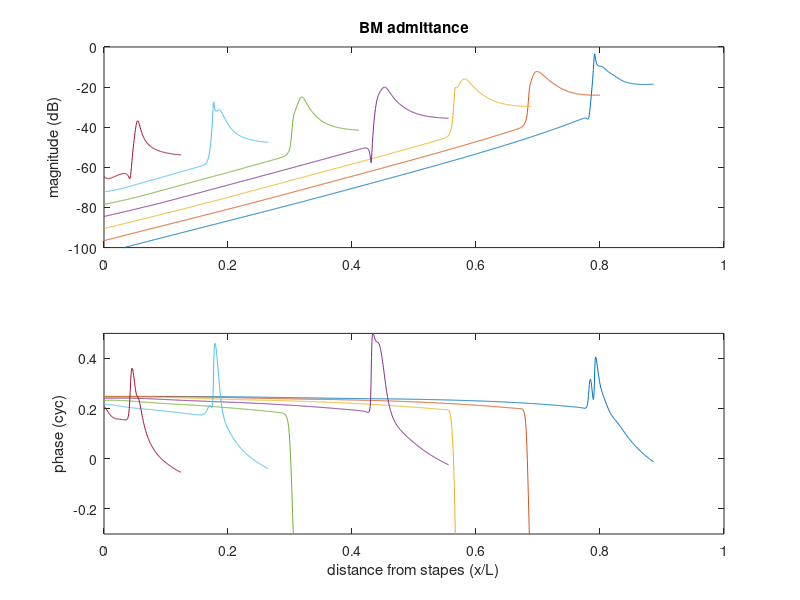
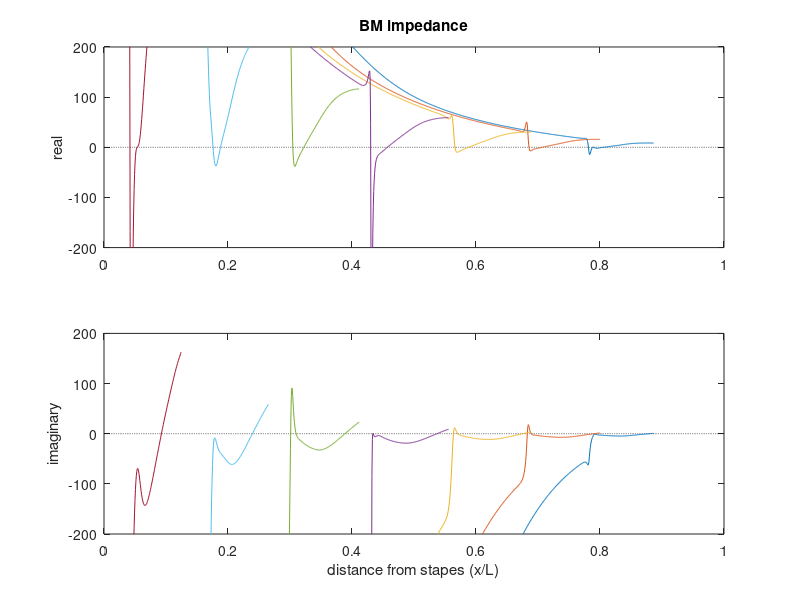
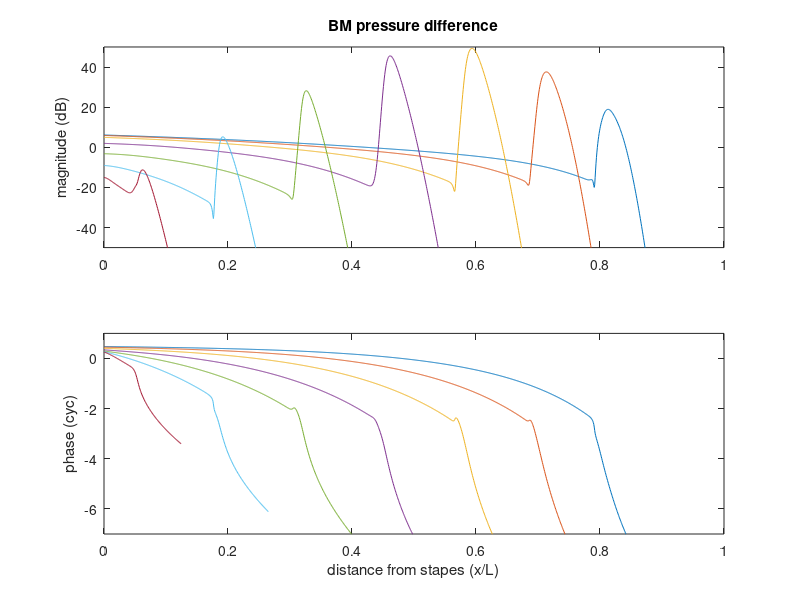
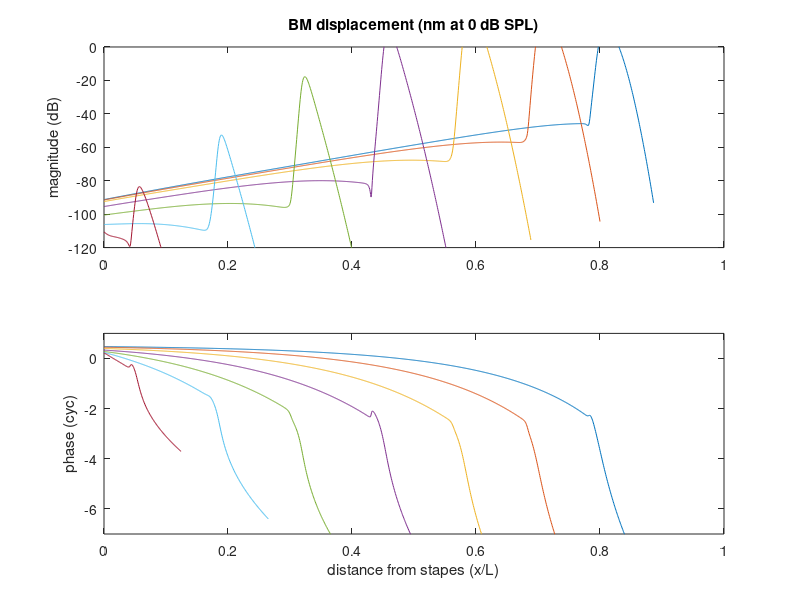

MATLAB code to generate these figures, in order: (Note: this script raises an error after producing the figures.)
% parfit24.m - fit multi-chamber model parameters to AN threshold
function parfit24
nch=3; % number of chambers
%
% compute multi-chamber cochlear model
pa=modpar24(nch);
flst=500*2.^(-1:5);      % frequency list 1
pk=pk_tgt(flst);
fprintf('nch=%d err=%.4g\n',nch,get_err(pa,flst,pk));
[xx,Yb,Pd,Db,Dh,Zc,Gf]=fdmod23(pa,flst);
fdm_plt(flst,xx,Yb,Pd,Db,Dh,pa.hbt,pk,nch);
Ze=midear_imp(pa,flst,Zc);
midear_plt(8,flst,Dh,Zc,Gf,Ze);
%pa=fitpar24(pa,flst,pk,2); % apex
%pa=fitpar24(pa,flst,pk,1); % base
%fdm_plt(flst,xx,Yb,Pd,Db,Dh,pa.hbt,pk,nch);
%pa=fitpar24(pa,flst,pk,3); % chamber size
%pa=fitpar24(pa,flst,pk,4); % fp-map taper
for k=1:200
    % fit model parameters to data
    pa=fitpar24(pa,flst,pk,0); % partition impedance
    % compute frequency-domain cochlear model
    [xx,Yb,Pd,Db,Dh,Zc]=fdmod23(pa,flst);
    % plot model results
    fdm_plt(flst,xx,Yb,Pd,Db,Dh,pa.hbt,pk,nch);
    Ze=midear_imp(pa,flst,Zc);
    midear_plt(8,flst,Dh,Zc,Gf,Ze);
end
end

%------------------------------------------------

function fdm_plt(flst,xx,Yp,Pd,Db,Dh,hbt,pk,m)
if (m<1) return; end
Zp=1./Yp;
Hh=Dh./Db;
ff=flst/250;
Vh=Dh.*repmat(ff,size(Dh,1),1);
mpxplt(1,xx,Yp,[-100    0],[ -0.3  0.5],'BM admittance');
rixplt(2,xx,Zp,[-200  200],[-200   200],'BM impedance');
mpxplt(3,xx,Pd,[ -50   50],[-7     1  ],'BM pressure difference');
mpxplt(4,xx,Db,[-120    0],[-7     1  ],'BM displacement (nm at 0 dB SPL)');
mpxplt(5,xx,Dh,[-120    0],[-7     1  ],'HB displacement (nm at 0 dB SPL)');
mpxplt(6,xx,Hh,[ -35   15],[-0.3   0.3],'HB/BM filter (dB)');
excpat(7,xx,Vh,[-120    0],[-7     1  ],'HB velocity',hbt,flst,pk);
drawnow
end

function mpxplt(fig,xx,yy,dblim,phlim,lab)
mg=20*log10(abs(yy));
ph=angle(yy);
[nx,nf]=size(yy);
for k=1:nf
    phk=unwrap(ph(:,k))/(2*pi);
    phr=max(phk)-min(phk);
    if (phr<1.01)
        phc=round((max(phk)+min(phk))/2);
        phk=phk-phc;
    end
    ph(:,k)=phk;
end
ph=ph-repmat(round(ph(2,:)),nx,1);
figure(fig);clf;
subplot(211)
reset_color_index
plot(xx,mg)
axis([0 1 dblim])
title(lab)
ylabel('magnitude (dB)');
subplot(212)
reset_color_index
plot(xx,ph)
axis([0 1 phlim]);
xlabel('distance from stapes (x/L)');
ylabel('phase (cyc)');
return
end

function rixplt(fig,xx,yy,rlim,ilim,lab)
z=zeros(size(xx));
rp=real(yy);
ip=imag(yy);
ip(isnan(rp))=nan;
figure(fig);clf;
subplot(211)
reset_color_index
plot(xx,z,':k',xx,rp)
axis([0 1 rlim])
title(lab)
ylabel('real');
subplot(212)
reset_color_index
plot(xx,z,':k',xx,ip)
axis([0 1 ilim]);
xlabel('distance from stapes (x/L)');
ylabel('imaginary');
return
end

function excpat(fig,xx,Dh,dblim,phlim,lab,hbt,~,pk)
xpk=pk(1,:);
mpk=pk(2,:);
ppk=pk(3,:);
tpi=2*pi;
[nx,nf]=size(Dh);
db1=20*log10(abs(Dh))-hbt;
ph1=unwrap(angle(Dh))/tpi;
ph1(db1>120)=nan;
ph1=ph1-repmat(round(ph1(2,:)),nx,1);
% find peaks
kk=1:(nx-1);
hbxpk=zeros(1,nf);
hbmpk=zeros(1,nf);
hbppk=zeros(1,nf);
for k=1:length(xpk)
    [~,ix]=max(db1(kk,k));
    hbxpk(k)=(ix-1)/(nx-1);
    hbmpk(k)=db1(ix,k);
    hbppk(k)=ph1(ix,k);
end
% plot
figure(fig);clf;
subplot(211);
reset_color_index
plot(xx,db1,xpk,mpk,'o',hbxpk,hbmpk,'k.')
ax=gca;ax.ColorOrderIndex=1;
axis([0 1 dblim])
ylabel('magnitude (dB)')
title(lab);
subplot(212)
reset_color_index
plot(xx,ph1,xpk,ppk,'o',hbxpk,hbppk,'k.')
axis([0 1 phlim])
xlabel('x/L')
ylabel('phase (cyc)')
%write_data('moh24px.txt',[xpk' mpk' ppk']);
%write_data('moh24ep.txt',[xx db1 ph1]);
end

%------------------------------------------------

function p=f2p(f,a,b,c,xl) % kHz -> mm
p = (1 - (log10((f / a) + c) / b) / 100) * xl;
end % return

%------------------------------------------------

function reset_color_index
if (~isoctave)
    ax=gca();
    set(ax,'ColorOrderIndex',1);
end
end % return

function o = isoctave
o = exist('OCTAVE_VERSION', 'builtin');
end % return

function r=roundd(x,d)
s=10^d;
r=round(x*s)/s;
end % return

%------------------------------------------------

function midear_plt(fig,f,Dh,Zc,Gf,Ze)
if (fig==0) return; end
% Ze - middle-ear impedance (Hajicek 2024, ARO)
% Gf - middle-ear forward gain (Puria 2003, JASA)
% Zc - cochlea input impedance (Puria 2003, JASA)
ef=[0.1 0.2 0.5 1 2 5 10];                      % (kHz)
emZe=10^7*[22.8 13.3 6.5 4.8 4.1 4.0 4.9];      % (mks ohm)
emZc=1e9*[8.36 6.28 9.936 10.7 15.7 22.6 19.8]; % (mks ohm)
emGf=[-5.63 -2.77 11.0 16.6 11.7 0.25 -10.7];   % (dB)
%
fk=f/1000;
Zc=Zc*10^5;       % convert ftom cgs to mks
Ze=Ze*10^5;       % convert ftom cgs to mks
if (nargout<1)
    % plot
    figure(fig);clf
    subplot(2,2,1)
    loglog(fk,abs(Ze),'b',ef,emZe,'r');
    xlim([0.1 20])
    ylim([10^7 10^9])
    ylabel('Ze (mks ohm)')
    title('middle-ear impedance')
    subplot(2,2,2)
    loglog(fk,abs(Zc),'b',ef,emZc,'r');
    xlim([0.1 20])
    ylim([10^9 10^11])
    ylabel('Zc (mks ohm)')
    title('cochlea impedance')
    subplot(2,2,3)
    dbGf=20*log10(abs(Gf));
    semilogx(fk,dbGf,'b',ef,emGf,'r');
    xlim([0.1 20])
    ylim([-40 40])
    xlabel('frequency (Hz)')
    ylabel('Ps / Pe (dB)')
    title('middle-ear gain')
    [nx,nf]=size(Dh);
    if (nx>1)
        subplot(2,2,4)
        xl=35;
        fr=logspace(-1,log10(20),100);
        cp=f2p(fr,0.2,0.021,0.99,xl);
        xp=zeros(size(fk));
        for k=1:nf
            dh=abs(Dh(:,k));
            [~,ix]=max(dh);
            xp(k)=xl*(ix-1)/(nx-1);
        end
        semilogx(fk,xp,'b',fr,cp,'r');
        xlim([0.1 20])
        ylim([0 35])
        xlabel('frequency (Hz)')
        ylabel('place (mm)')
        title('frequency-place map')
    end
    drawnow
end
end

function Ze=midear_imp(pa,f,Zc)
s=2i*pi*f;
ast=pa.ast;
ama=pa.ama;
aed=pa.aed;
gme=pa.gme;
Zma=s*pa.mma+pa.rma+pa.kma./s;
Zim=pa.rim+pa.kim./s;
Zst=s*pa.mst+pa.rst+pa.kst./s;
Zed=s*pa.med+pa.red+pa.ked./s;
Zii=1./(1./Zim+1./(Zst+ast*Zc));
Zmi=Zma+gme*Zii;
Ze=1./(1./(ama*Zmi)+1./(aed*Zed));
end

%------------------------------------------------

function pk=pk_tgt(flst)
fpk=500*2.^(-1:5); % 250 500 1000 2000 4000 8000 16000
xpk= [ 0.81  0.71  0.59  0.47  0.33  0.19  0.05];
mpk=-[18.20  9.70  8.80 15.00 12.30 19.10 59.10];
ppk=-[ 3.20  3.65  3.83  3.74  3.37  2.60  1.10];
xpk=interp1(fpk,xpk,flst);
mpk=interp1(fpk,mpk,flst);
ppk=interp1(fpk,ppk,flst);
% specify Zc targets
emZc=1e4*[8.36 6.28 9.936 10.7 15.7 22.6 19.8]; % (cgs ohm)
zpk=interp1(500*2.^(-1:5),emZc,flst);
pk=[xpk;mpk;ppk;zpk];
end

function err=get_err(pa,flst,pk)
if (pa.m<1) err=0; return; end
pv=getpar(pa);
% fit parameters to reference data
err=refdev(pv,pa,flst,pk,0);
prnpar(pa,'fdm24par.ini');
end

%--------------------------------------------------------------

function pa=fitpar24(pa,flst,pk,ot)
mxev=120;
if (ot==0)
    pv=getpar(pa);
    mxev=960;
elseif (ot==1)
    pv=getparme(pa);
elseif (ot==2)
    pv(1)=pa.khe;
    pv(2)=pa.rhe;
    pv(3)=pa.mhe;
elseif (ot==3)
    pv=pa.chsz(1:2);
elseif (ot==4)
    pv=pa.xtap;
else
    error('ot=%d not implemented',ot)
end
% fit parameters to reference data
e1=get_err(pa,flst,pk);
op=optimset('MaxFunEvals',mxev);
pv=fminsearch(@(pv) refdev(pv,pa,flst,pk,ot),pv,op);
if (ot==0)
    pa=setpar(pa,pv);
    prnpar(pa,'fdm24par.txt');
elseif (ot==1)
    pa=setparme(pa,pv);
    prnparme(pa);
elseif (ot==2)
    pa.khe=pv(1);
    pa.rhe=pv(2);
    pa.mhe=pv(3);
    fprintf('pa.khe=%.4g; pa.rhe=%.4g; pa.mhe=%.5f; %% ',pv)
elseif (ot==3)
    pa.chsz(1:2)=pv;
    pa.chsz=pa.chsz*(2/sum(pa.chsz));
    fprintf('pa.chsz=[%6.4f %6.4f %6.4f]; %% ',pa.chsz)
elseif (ot==4)
    pa.xtap=pv;
    fprintf('pa.xtap=%6.4f; %% ',pa.xtap)
end
e2=get_err(pa,flst,pk);
fprintf('err=%.4g %.4g\n',e1,e2)
end

function err=refdev(pv,pa,flst,pk,ot)
ipk=1+round(pk(1,:)*(pa.n-1));
Dt =pk(2,:);
Pt =pk(3,:);
Zt =pk(4,:);
err=0;
if (ot==0)
    no=10; ne=10; nq=10;
    io=1:no; ie=(1:ne)+no; iq=(1:nq)+(no+ne);  % pv indices
    mnpv=min(pv(io));
    if (mnpv<2e-6) err=1e9; return; end % minimum mass
    err=err+mean(abs(pv(ie)))*8;        % minimize linear exponents
    err=err+mean(abs(pv(iq)))*8;        % minimize quadratic exponents
    pa=setpar(pa,pv);
    if (pa.gpo>1) err=err+pa.gpo*100; end % limit partition gain < 1
elseif (ot==1)
    pv=getparme(pa);
elseif (ot==2)
    pv(1)=pa.khe;
    pv(2)=pa.rhe;
    pv(3)=pa.mhe;
elseif (ot==3)
    pa.chsz(1:2)=pv;
    pa.chsz=pa.chsz*(2/sum(pa.chsz));
elseif (ot==4)
    pa.xtap=pv;
end
% compute fdm
[~,~,Pd,~,Dh,Zc]=fdmod23(pa,flst);
D1=20*log10(abs(Dh));
[~,nf]=size(D1);
notch1=max(diff(log(abs(Pd)),2));
notch2=max(diff(log(abs(Dh)),2));
ff=20*log10(flst/250)-pa.hbt;
err=err*nf;
for k=1:nf
    ii=D1(:,k)>-950;                        % include all non-zero D1
    if (sum(ii)==0) err=1e6; return; end
    [~,ix]=max(D1(ii,k));                   % find CP
    ph=unwrap(angle(Dh(ii,k)))/(2*pi);      % unwrap phase
    mmx=D1(ix,k)+ff(k);                     % find magnitude peak
    pmx=ph(ix);                             % find phase peak
    dph=diff(ph);
    dpp=dph(dph>0);
    if (~isempty(dpp)) err=err+mean(dpp)*4e4;  end % check phase slope
    err=err+notch1(k)*80;                   % Pd notch
    err=err+notch2(k)*80;                   % Dh notch
    err=err+abs(mmx-Dt(k))*8;               % peak
    err=err+abs(pmx-Pt(k))*2;               % phase
    err=err+abs((ix-ipk(k)))*8;             % fp-map
    % Zc comparison
    zdv=abs(log(Zc(k)/Zt(k)));
    err=err+zdv*8;
end
err=err/nf;
end

%--------------------------------------------------------------

function pv=getpar(pa)
k=0;
k=k+1;pv(k)=pa.k1o;
k=k+1;pv(k)=pa.r1o;
k=k+1;pv(k)=pa.m1o;
k=k+1;pv(k)=pa.k2o;
k=k+1;pv(k)=pa.r2o;
k=k+1;pv(k)=pa.m2o;
k=k+1;pv(k)=pa.k3o;
k=k+1;pv(k)=pa.r3o;
k=k+1;pv(k)=pa.k4o;
k=k+1;pv(k)=pa.gpo;
k=k+1;pv(k)=pa.aco;
k=k+1;pv(k)=pa.bwo;
k=k+1;pv(k)=pa.k1e;
k=k+1;pv(k)=pa.r1e;
k=k+1;pv(k)=pa.m1e;
k=k+1;pv(k)=pa.k2e;
k=k+1;pv(k)=pa.r2e;
k=k+1;pv(k)=pa.m2e;
k=k+1;pv(k)=pa.k3e;
k=k+1;pv(k)=pa.r3e;
k=k+1;pv(k)=pa.k4e;
k=k+1;pv(k)=pa.gpe;
k=k+1;pv(k)=pa.ace;
k=k+1;pv(k)=pa.bwe;
k=k+1;pv(k)=pa.k1q;
k=k+1;pv(k)=pa.r1q;
k=k+1;pv(k)=pa.m1q;
k=k+1;pv(k)=pa.k2q;
k=k+1;pv(k)=pa.r2q;
k=k+1;pv(k)=pa.m2q;
k=k+1;pv(k)=pa.k3q;
k=k+1;pv(k)=pa.r3q;
k=k+1;pv(k)=pa.k4q;
k=k+1;pv(k)=pa.gpq;
k=k+1;pv(k)=pa.acq;
k=k+1;pv(k)=pa.bwq;
end

function pa=setpar(pa,pv)
k=0;
k=k+1;pa.k1o=exp(roundd(log(pv(k)),6));
k=k+1;pa.r1o=exp(roundd(log(pv(k)),6));
k=k+1;pa.m1o=exp(roundd(log(pv(k)),6));
k=k+1;pa.k2o=exp(roundd(log(pv(k)),6));
k=k+1;pa.r2o=exp(roundd(log(pv(k)),6));
k=k+1;pa.m2o=exp(roundd(log(pv(k)),6));
k=k+1;pa.k3o=exp(roundd(log(pv(k)),6));
k=k+1;pa.r3o=exp(roundd(log(pv(k)),6));
k=k+1;pa.k4o=exp(roundd(log(pv(k)),6));
k=k+1;pa.gpo=exp(roundd(log(pv(k)),6));
k=k+1;pa.aco=exp(roundd(log(pv(k)),6));
k=k+1;pa.bwo=exp(roundd(log(pv(k)),6));
k=k+1;pa.k1e=roundd(pv(k),4);
k=k+1;pa.r1e=roundd(pv(k),4);
k=k+1;pa.m1e=roundd(pv(k),4);
k=k+1;pa.k2e=roundd(pv(k),4);
k=k+1;pa.r2e=roundd(pv(k),4);
k=k+1;pa.m2e=roundd(pv(k),4);
k=k+1;pa.k3e=roundd(pv(k),4);
k=k+1;pa.r3e=roundd(pv(k),4);
k=k+1;pa.k4e=roundd(pv(k),4);
k=k+1;pa.gpe=roundd(pv(k),4);
k=k+1;pa.ace=roundd(pv(k),4);
k=k+1;pa.bwe=roundd(pv(k),4);
k=k+1;pa.k1q=roundd(pv(k),6);
k=k+1;pa.r1q=roundd(pv(k),6);
k=k+1;pa.m1q=roundd(pv(k),6);
k=k+1;pa.k2q=roundd(pv(k),6);
k=k+1;pa.r2q=roundd(pv(k),6);
k=k+1;pa.m2q=roundd(pv(k),6);
k=k+1;pa.k3q=roundd(pv(k),6);
k=k+1;pa.r3q=roundd(pv(k),6);
k=k+1;pa.k4q=roundd(pv(k),6);
k=k+1;pa.gpq=roundd(pv(k),6);
k=k+1;pa.acq=roundd(pv(k),6);
k=k+1;pa.bwq=roundd(pv(k),6);
end

function prnpar(pa,fn)
fp=fopen(fn,'wt');
fprintf(fp,'pa.k1o=%11.6g; pa.k1e=%7.4f; pa.k1q=%9.6f;\n',pa.k1o,pa.k1e,pa.k1q);
fprintf(fp,'pa.r1o=%11.6g; pa.r1e=%7.4f; pa.r1q=%9.6f;\n',pa.r1o,pa.r1e,pa.r1q);
fprintf(fp,'pa.m1o=%11.6g; pa.m1e=%7.4f; pa.m1q=%9.6f;\n',pa.m1o,pa.m1e,pa.m1q);
fprintf(fp,'pa.k2o=%11.6g; pa.k2e=%7.4f; pa.k2q=%9.6f;\n',pa.k2o,pa.k2e,pa.k2q);
fprintf(fp,'pa.r2o=%11.6g; pa.r2e=%7.4f; pa.r2q=%9.6f;\n',pa.r2o,pa.r2e,pa.r2q);
fprintf(fp,'pa.m2o=%11.6g; pa.m2e=%7.4f; pa.m2q=%9.6f;\n',pa.m2o,pa.m2e,pa.m2q);
fprintf(fp,'pa.k3o=%11.6g; pa.k3e=%7.4f; pa.k3q=%9.6f;\n',pa.k3o,pa.k3e,pa.k3q);
fprintf(fp,'pa.r3o=%11.6g; pa.r3e=%7.4f; pa.r3q=%9.6f;\n',pa.r3o,pa.r3e,pa.r3q);
fprintf(fp,'pa.k4o=%11.6g; pa.k4e=%7.4f; pa.k4q=%9.6f;\n',pa.k4o,pa.k4e,pa.k4q);
fprintf(fp,'pa.r4o=%11.6g; pa.r4e=%7.4f; pa.r4q=%9.6f;\n',pa.r4o,pa.r4e,pa.r4q);
fprintf(fp,'pa.gpo=%11.6g; pa.gpe=%7.4f; pa.gpq=%9.6f;\n',pa.gpo,pa.gpe,pa.gpq);
fprintf(fp,'pa.aco=%11.6g; pa.ace=%7.4f; pa.acq=%9.6f;\n',pa.aco,pa.ace,pa.acq);
fprintf(fp,'pa.bwo=%11.6g; pa.bwe=%7.4f; pa.bwq=%9.6f;\n',pa.bwo,pa.bwe,pa.bwq);
fclose(fp);
end

%--------------------------------------------------------------

function pv=getparme(pa)
k=0;
k=k+1;pv(k)=pa.kma;
k=k+1;pv(k)=pa.rma;
k=k+1;pv(k)=pa.mma;
%k=k+1;pv(k)=pa.ked;
%k=k+1;pv(k)=pa.red;
%k=k+1;pv(k)=pa.med;
k=k+1;pv(k)=pa.kst;
k=k+1;pv(k)=pa.rst;
k=k+1;pv(k)=pa.mst;
k=k+1;pv(k)=pa.kim;
k=k+1;pv(k)=pa.rim;
end

function pa=setparme(pa,pv)
k=0;
k=k+1;pa.kme=exp(roundd(log(pv(k)),6));
k=k+1;pa.rme=exp(roundd(log(pv(k)),6));
k=k+1;pa.mme=exp(roundd(log(pv(k)),6));
%k=k+1;pa.ked=exp(roundd(log(pv(k)),6));
%k=k+1;pa.red=exp(roundd(log(pv(k)),6));
%k=k+1;pa.med=exp(roundd(log(pv(k)),6));
k=k+1;pa.kst=exp(roundd(log(pv(k)),6));
k=k+1;pa.rst=exp(roundd(log(pv(k)),6));
k=k+1;pa.mst=exp(roundd(log(pv(k)),6));
k=k+1;pa.kim=exp(roundd(log(pv(k)),6));
k=k+1;pa.rim=exp(roundd(log(pv(k)),6));
end

function prnparme(pa)
fprintf('pa.kma=%.6g;  ',pa.kma);
fprintf('pa.rma=%.6g;  ',pa.rma);
fprintf('pa.mma=%.6g;\n',pa.mma);
fprintf('pa.ked=%.6g;  ',pa.ked);
fprintf('pa.red=%.6g;  ',pa.red);
fprintf('pa.med=%.6g;\n',pa.med);
fprintf('pa.kst=%.6g;  ',pa.kst);
fprintf('pa.rst=%.6g;  ',pa.rst);
fprintf('pa.mst=%.6g;\n',pa.mst);
fprintf('pa.kim=%.6g;  ',pa.kim);
fprintf('pa.rim=%.6g; %% ',pa.rim);
end

%==============================================================

function [xx,Yb,Pd,Db,Dh,Zc,Gf]=fdmod23(pa,flst)
if (pa.m<1)
    xx=linspace(0,1,pa.n);
    Yb=xx;Pd=xx;Db=xx;Dh=xx;
    s=2i*pi*flst;
    Zc=pa.rco+pa.mco*s;
    ast=pa.ast;
    ama=pa.ama;
    gme=pa.gme;
    Zma=s*pa.mma+pa.rma+pa.kma./s;
    Zim=pa.rim+pa.kim./s;
    Zst=s*pa.mst+pa.rst+pa.kst./s;
    Gf=(ama*Zc)./(gme*(Zst+ast*Zc)+Zma.*(Zst+ast*Zc+Zim)./(gme*Zim));
    return;
end
L=pa.xl;
N=pa.n;
ast=pa.ast;
nf=length(flst);
dx=L/(N-1);
nc=length(pa.chsz);
Yb=zeros(N,nf);
Pd=zeros(N,nf);
Db=zeros(N,nf);
Dh=zeros(N,nf);
Zc=zeros(1,nf);
% loop over frequencies
for k=1:nf
    f=flst(k);
    s=2i*pi*f;
    srd=s*pa.rho*dx;
    [a,q,x,y,D]=mxfill(f,pa);    % initialize arrays
    p=mxsolve(a,q);
    [pd,yb,dd]=p_dif(p,y,f,D);
    [pd,yb,dd]=p_nan(pd,yb,dd);  % restrict plotting range
    Pd(:,k)=pd;
    Yb(:,k)=yb;
    Db(:,k)=dd(:,1);
    Dh(:,k)=dd(:,2);
    Vs=(p(nc,2)-p(nc,1))/srd;    % stapes linear velocity
    Zc(k)=p(nc,1)/(ast*Vs);      % cochlear impedance
end
xx=x/pa.xl;
Gf=Pd(1,:);
end

%--------------------------------------------------------------

function [a,q,x,y,D]=mxfill(f,pa)
% local parameter values
chsz=pa.chsz;
chsz=chsz*(2/sum(chsz)); % normalize channel sizes;
n=pa.n;
xl=pa.xl; rho=pa.rho; g=pa.gam;
% useful constructs
s=2i*pi*f;
dx=xl/(n-1);
srd=s*rho*dx;
% compute admittance for all x
x=transpose(linspace(0,xl,n));
[z1,z2,zh,za,ac,gh,bw]=imped(x,s,pa);
m=length(pa.chsz);
A=zeros(n,m);
Y=zeros(n,m,m);
a=zeros(3,m,m,n);
y=zeros(n,m,m);
% initialize apex
Zh=pa.khe/s+pa.rhe+pa.mhe*s;
z1(n)=Zh;z2(n)=1e-6;zh(n)=1e-6;za(n)=0;
% initialize partition admittance
zg=g*za;
zk=zeros(m,m);
if (m==1)
    D=1;                            % select PD
    B=2;                            % basal BC
elseif (m==2)
    D=[1 -1;0 0];                   % select PD
    B=[-1;1];                       % basal BC
elseif (m==3)
    D=[1 0 -1;0 -1 1; 0 0 0];       % select PD
    B=[-1;0;1];                     % basal BC
end
for k=1:n
    A(k,:)=ac(k)*chsz;
    if (m==1)
        hh=z2(k)/(z2(k)+zh(k));
        zk(1)=z1(k)+(gh(k)*zh(k)-zg(k))*hh;
    elseif (m==2)
        hh=z2(k)/(z2(k)+zh(k));
        zk(1,1)=z1(k)+(gh(k)*zh(k)-zg(k))*hh;
    elseif (m==3)
        zk(1,1:2)=[z1(k)  gh(k)*zh(k)-zg(k)]; 
        zk(2,1:2)=[-z2(k)  (zh(k)+z2(k))];
    end
    zk(m,:)=1; % conserve fluid volume
    Y(k,:,:)=zk\D;
    if (m==1)
        y(k,1,1)=1/zk(1,1);   % select Ybm 
        y(k,2,:)=hh*y(k,1,:); % select Yhb
    elseif (m==2)
        y(k,1,1)=1/zk(1,1);   % select Ybm 
        y(k,2,:)=hh*y(k,1,:); % select Yhb
    elseif (m==3)
        y(k,:,:)=inv(zk);     % select Ybm & Yhb
    end
end
% initialize block-tridiagonal matrix a
for k=2:(n-1)
    A0=diag(A(k,:));
    A1=diag(A(k+1,:));
    yr=bw(k)*dx*squeeze(Y(k,:,:));
    a(1,:,:,k)=-A0;
    a(2,:,:,k)=A0+A1+srd*yr;
    a(3,:,:,k)=-A1;
end
% fill matrix
A1=2*diag(A(1,:));
A2=-A1;
An=diag(A(n,:));
a(1,:,:,1)=zeros(m,m);
a(2,:,:,1)=A1;
a(3,:,:,1)=A2;
a(1,:,:,n)=-An;
a(2,:,:,n)=An;
a(3,:,:,n)=zeros(m,m);
% middle-ear boundary conditions
[alfx,qst]=midear(f,pa);
alfx=alfx*1e-7;
a(2,:,:,1)=A1*(1+alfx);
a(3,:,:,1)=A2*( -alfx);
% initialize q
q=zeros(m,n);
q(:,1)=qst*B;
end % return

function [z1,z2,z3,z4,ac,gh,bw]=imped(x,s,pa)
x=x.*(1+(pa.xtap*x).^pa.xtex);
q=x.^2;
k1=pa.k1o*exp(pa.k1e*x+pa.k1q*q);
r1=pa.r1o*exp(pa.r1e*x+pa.r1q*q);
m1=pa.m1o*exp(pa.m1e*x+pa.m1q*q);
k2=pa.k2o*exp(pa.k2e*x+pa.k2q*q);
r2=pa.r2o*exp(pa.r2e*x+pa.r2q*q);
m2=pa.m2o*exp(pa.m2e*x+pa.m2q*q);
k3=pa.k3o*exp(pa.k3e*x+pa.k3q*q);
r3=pa.r3o*exp(pa.r3e*x+pa.r3q*q);
k4=pa.k4o*exp(pa.k4e*x+pa.k4q*q);
r4=pa.r4o*exp(pa.r4e*x+pa.r4q*q);
z1=k1/s+r1+m1*s;
z2=k2/s+r2+m2*s;
z3=k3/s+r3;
z4=k4/s+r4;
ac=pa.aco*exp(pa.ace*x+pa.acq*q);
gh=pa.gpo*exp(pa.gpe*x+pa.gpq*q);
bw=pa.bwo*exp(pa.bwe*x+pa.bwq*q);
end

function [alfx,qst]=midear(f,pa)
% middle-ear impedances
s=2i*pi*f(:);
dx=pa.xl/(pa.n-1);
srd=s*pa.rho*dx;
ast=pa.ast;
ama=pa.ama;
gme=pa.gme;
if(pa.nmev==1)
    Zme=pa.mme*s+pa.rme+pa.kme./s;
    alfx=(Zme)./(srd*ast);
    qst =(ama/gme)/ast;
else
    Zma=s*pa.mma+pa.rma+pa.kma./s;
    Zim=pa.rim+pa.kim./s;
    Zst=s*pa.mst+pa.rst+pa.kst./s;
    gim=Zim./(Zma+pa.gme^2*Zim);
    alfx=(Zst+Zma.*gim)/(srd*ast)/1000; % <-- why ??
    qst =(ama*gme*gim)/50; % <-- why ??
end
end

function p=mxsolve(a,q)
% solve tri-diagnonal block matrix equation
n=length(q);
% work down from top
b=squeeze(a(2,:,:,1));
a(3,:,:,1)=b\squeeze(a(3,:,:,1));
q(:,1)=b\q(:,1);
for k=2:n
   c=squeeze(a(1,:,:,k))*squeeze(a(3,:,:,k-1));
   p=squeeze(a(1,:,:,k))*q(:,k-1);
   b=squeeze(a(2,:,:,k))-c;
   a(3,:,:,k)=b\squeeze(a(3,:,:,k));
   q(:,k)=b\(q(:,k)-p);   
end
% work up from bottom
for k=(n-1):-1:1
   q(:,k)=q(:,k)-squeeze(a(3,:,:,k))*q(:,k+1);
end
p=q;
end

function [pd,yd,dd]=p_dif(p,y,f,D)
pref=2.848e-4; % dB SPL pressure reference (dyn/cm^2)
dref=1e-7;     % 1-nm displacement reference (cm)
n=size(p,2);
pd=zeros(n,1);
yd=zeros(n,1);
vd=zeros(n,2);
for k=1:n
   pk=D*p(:,k);
   yk=squeeze(y(k,:,:));
   vk=yk*pk;
   vd(k,:)=vk(1:2)*(pref/dref); % BM,HB velocity
   pd(k)=pk(1);                 % ST-SV pressure difference
   yd(k)=vk(1)/pd(k);           % BM admittance
end
dd=vd./(2i*pi*f);               % BM,HB displacement
end

function [pd,yd,dd]=p_nan(pd,yd,dd)
% use nan to restrict plotted range
n=length(pd);
for k=1:n
   if(abs(pd(k,1))<1e-4)   
      ii=k:n;
      pd(ii,:)=nan;
      yd(ii,:)=nan;
      dd(ii,:)=nan;
      break;
   end
end
end

%==============================================================

function pa=modpar24(nch)
% chamber sizes
if (nch==1)
    exit(' single-chamber model not implemented.')
elseif (nch==3)
    pa=modpar23c3;
else
    pa=par_CEL16;
end
pa.m=nch;             % number of fluid chambers
pa.xp=1;              % length of excitation pattern
end

%--------------------------------------------------------------

function pa=par_CEL16
pa.parlab='CEL16';
pa.chsz=[1 1];                 % chamber size
pa.gam = 1;                    % NDR multiplier
pa.m = 1;                      % number of points across fluid
pa.n = 1401;                   % number of points along BM
pa.xl = 3.5;                   % scala length
pa.yw = 0.1;                   % scala width
pa.zh = 0.1;                   % scala height
pa.rho = 1;                    % fluid density
pa.stgain=0.0127;              % stimulus gain (target 40 dB SPL tone)
pa.isv=[1136 1005 840 655 466 273 80]; % BM locations to save
pa.hbt=8.5; pa.xtap=0.2339; pa.xtex=6; pa.mmeq=1;
pa.khe=0.0001; pa.rhe=0.0001; pa.mhe=0.01; % err=23.21 23.21
% middle-ear parameters -------------
pa.nmev=4; pa.kme=0.1; pa.rme=400; pa.mme=0.1;
pa.acp=0.5; pa.adi=0.2; pa.aed=0.5; pa.ama=0.5; pa.ast=0.03;
pa.cep=2700;  pa.rep=29.16; pa.mevgn=1.262; pa.stim=3;
pa.mcp=0.0002; pa.rcp=0.1; pa.kcp=2200; pa.rfz=0.01;
pa.mdi=0.005;  pa.rdi=100;  pa.kdi=7.7e+06;
pa.mrw=5e-3; pa.rrw=20; pa.krw=1.5e5; pa.arw=0.0625;
pa.mco=3; pa.rco=1e5;  pa.gme=0.5;
pa.kma=3e+06;  pa.rma=8000;  pa.mma=0.85;
pa.ked=7.04632e+06;  pa.red=200;  pa.med=0.02;
pa.kst=4.66022e+06;  pa.rst=8140.1;  pa.mst=0.89833;
pa.kim=3e+08;  pa.rim=28508.7; % nch=0 nme=4
% hair-cell & neural parameters --------
pa.ihceq=4; % 4 = Neely synapse model
pa.hbnl=0; pa.hbsc=0.04; pa.hbmx=6e-9; pa.ihcv=1;
pa.ihctc=0.2e-3; pa.ihcsf=1e5; pa.nrgn=2.5e6; pa.ew=0.1;
pa.ihcex=14; pa.ihcrr=17.836; pa.ihcdr=1.2637;
pa.ldew=2; pa.ldne=140; pa.ldsc=[1.360 7.057 3.518 18.93 63.79];
%---------- partition impedance
pa.k1o=  2.394e+08; pa.k1e=-2.6655; pa.k1q= 0.000000; % CEL16
pa.r1o=      871.4; pa.r1e=-1.3937; pa.r1q= 0.000000;
pa.m1o=   0.007417; pa.m1e=-0.1884; pa.m1q= 0.000000;
pa.k2o=  3.036e+08; pa.k2e=-3.4762; pa.k2q= 0.000000;
pa.r2o=       1979; pa.r2e=-1.2466; pa.r2q= 0.000000;
pa.m2o=    0.03417; pa.m2e=-0.0828; pa.m2q= 0.000000;
pa.k3o=  3.151e+08; pa.k3e=-2.9092; pa.k3q= 0.000000;
pa.r3o=      1.049; pa.r3e= 0.1033; pa.r3q= 0.000000;
pa.k4o=  4.045e+08; pa.k4e=-2.7948; pa.k4q= 0.000000;
pa.r4o=          0; pa.r4e= 0.0000; pa.r4q= 0.000000;
pa.gpo=          1; pa.gpe= 0.0000; pa.gpq= 0.000000;
pa.aco=       0.01; pa.ace=-0.4000; pa.acq= 0.000000;
pa.bwo=       0.05; pa.bwe= 0.0000; pa.bwq= 0.000000;
end % return

%--------------------------------------------------------------

function pa=modpar23c3
pa.parlab='cel24c3';
pa.chsz=[0.9 0.1 1.0]; % err=93.36 93.36
pa.gam = 1;                    % NDR multiplier
pa.m = 1;                      % number of points across fluid
pa.n = 1401;                   % number of points along BM
pa.xl = 3.5;                   % scala length
pa.yw = 0.1;                   % scala width
pa.zh = 0.1;                   % scala height
pa.rho = 1;                    % fluid density
pa.stgain=0.0127;              % stimulus gain (target 40 dB SPL tone)
pa.isv=[1136 1005 840 655 466 273 80]; % BM locations to save
pa.hbt=33; pa.xtap=0.2339; pa.xtex=6; pa.mmeq=1;
pa.khe=0.0001; pa.rhe=0.0001; pa.mhe=0.01; % err=23.21 23.21
% middle-ear parameters -------------
pa.nmev=4; pa.kme=0.1; pa.rme=400; pa.mme=0.1;
pa.acp=0.5; pa.adi=0.2; pa.aed=0.5; pa.ama=0.5; pa.ast=0.03;
pa.cep=2700;  pa.rep=29.16; pa.mevgn=1.262; pa.stim=3;
pa.mcp=0.0002; pa.rcp=0.1; pa.kcp=2200; pa.rfz=0.01;
pa.mdi=0.005;  pa.rdi=100;  pa.kdi=7.7e+06;
pa.mrw=5e-3; pa.rrw=20; pa.krw=1.5e5; pa.arw=0.0625;
pa.mco=3; pa.rco=1e5;  pa.gme=0.5;
pa.kma=3e+06;  pa.rma=8000;  pa.mma=0.85;
pa.ked=7.04632e+06;  pa.red=200;  pa.med=0.02;
pa.kst=4.66022e+06;  pa.rst=8140.1;  pa.mst=0.89833;
pa.kim=3e+08;  pa.rim=28508.7; % nch=0 nme=4
% hair-cell & neural parameters --------
pa.ihceq=4; % 4 = Neely synapse model
pa.hbnl=0; pa.hbsc=0.04; pa.hbmx=6e-9; pa.ihcv=1;
pa.ihctc=0.2e-3; pa.ihcsf=1e5; pa.nrgn=2.5e6; pa.ew=0.1;
pa.ihcex=14; pa.ihcrr=17.836; pa.ihcdr=1.2637;
pa.ldew=2; pa.ldne=140; pa.ldsc=[1.142 8.296 4.841  8.05 34.00];
%---------- partition impedance
pa.k1o=2.41443e+08; pa.k1e=-2.7377; pa.k1q= 0.000002;
pa.r1o=    1056.85; pa.r1e=-1.3138; pa.r1q= 0.000002;
pa.m1o=  0.0074497; pa.m1e=-0.2012; pa.m1q= 0.000002;
pa.k2o=3.05082e+08; pa.k2e=-3.5063; pa.k2q= 0.000002;
pa.r2o=    1984.21; pa.r2e=-1.2479; pa.r2q= 0.000002;
pa.m2o=  0.0360281; pa.m2e=-0.0812; pa.m2q= 0.000002;
pa.k3o=3.15079e+08; pa.k3e=-2.9231; pa.k3q= 0.000003;
pa.r3o=    1.10439; pa.r3e= 0.1065; pa.r3q= 0.000002;
pa.k4o=4.04629e+08; pa.k4e=-2.8017; pa.k4q= 0.000001;
pa.r4o=          0; pa.r4e= 0.0000; pa.r4q= 0.000000;
pa.gpo=   0.995591; pa.gpe= 0.0000; pa.gpq= 0.000003;
pa.aco= 0.00993884; pa.ace=-0.4324; pa.acq= 0.000002;
pa.bwo=  0.0517633; pa.bwe= 0.0001; pa.bwq= 0.000002;
end % return
